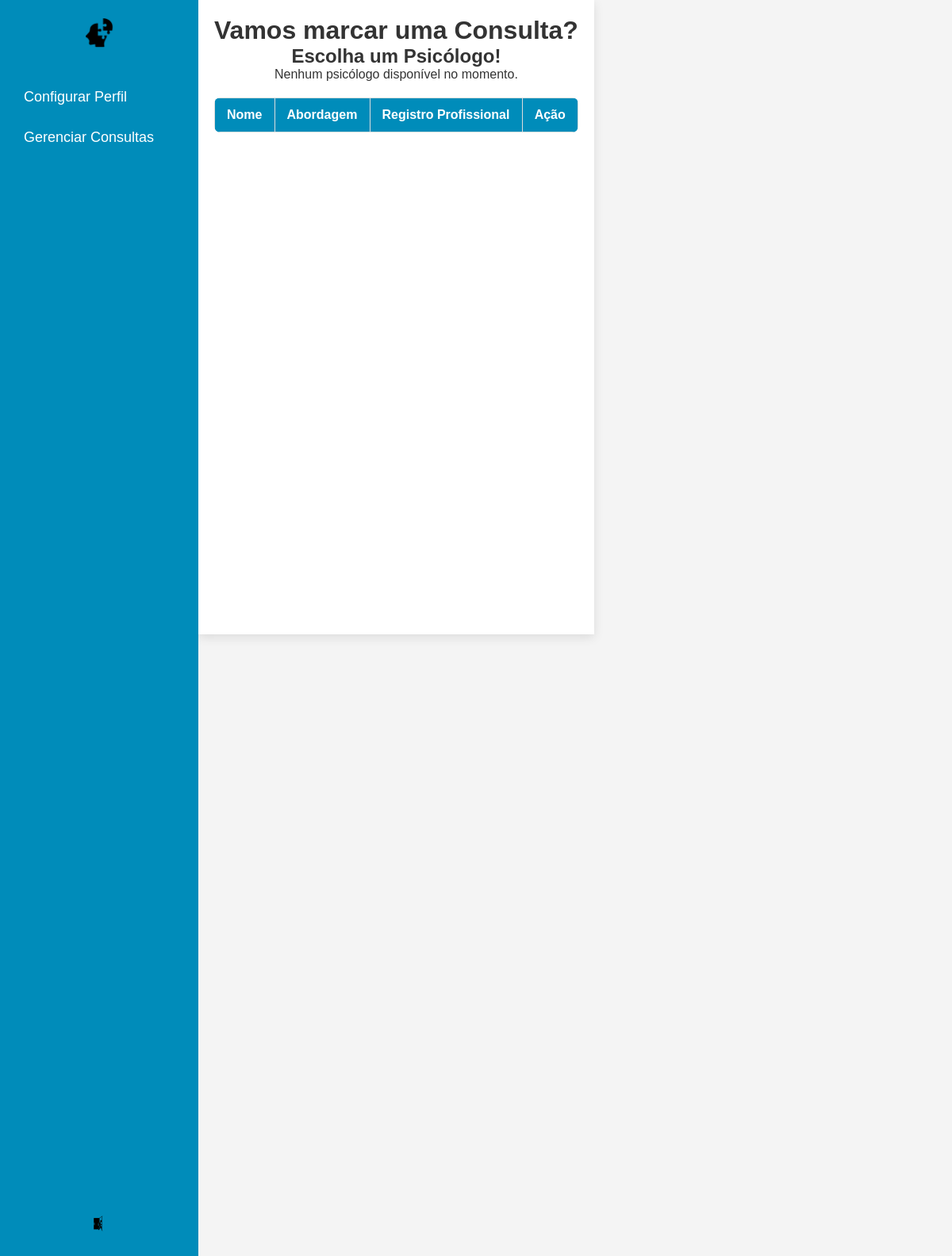
The app's page /marcar_consulta/ (signed in), older data.
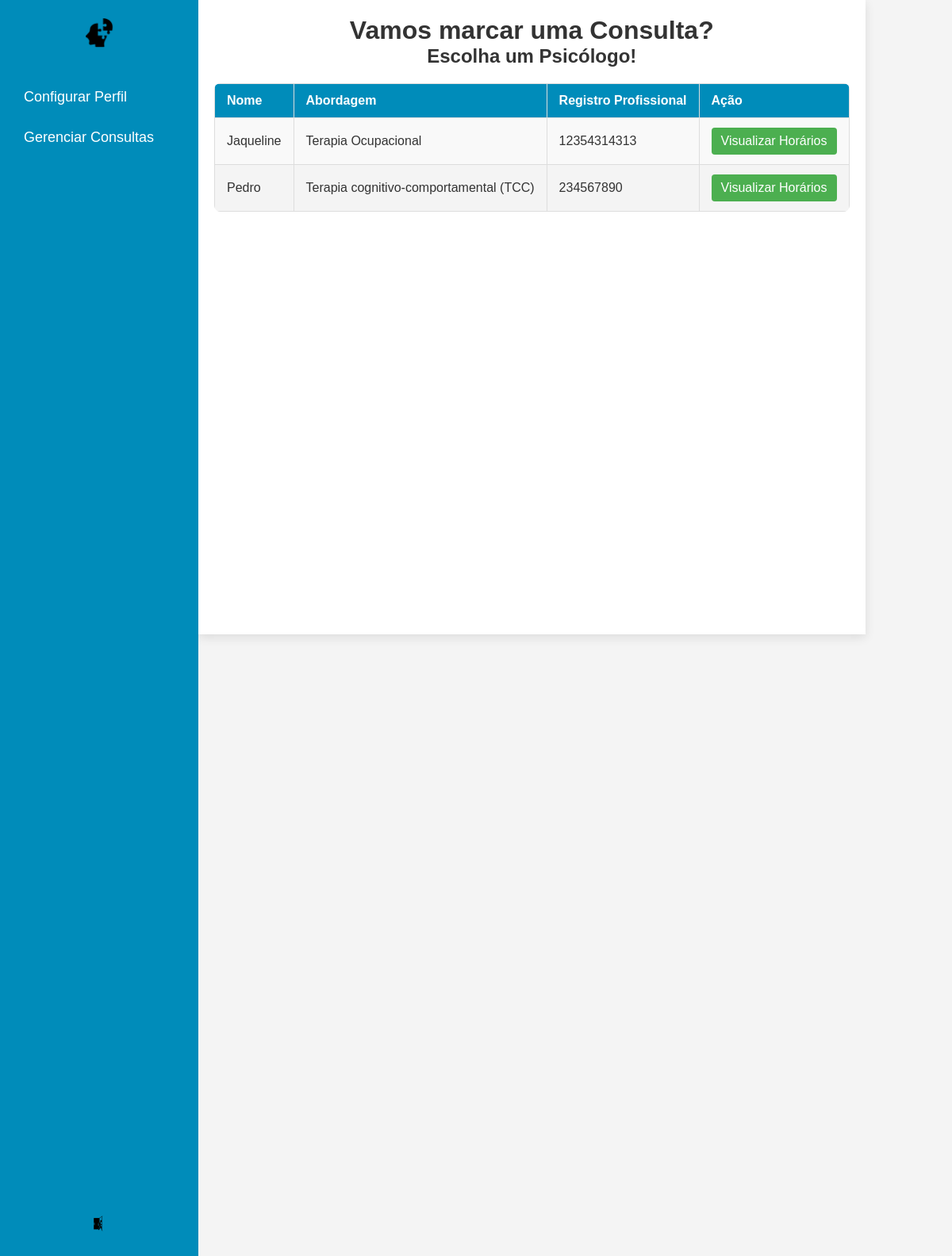
The same page, newer data.
### usuarios/models.py (models this page shows, shortened)
class Usuario(models.Model):
    nome = models.CharField(max_length=100)
    email = models.EmailField(max_length=254)
    telefone = models.CharField(max_length=15)
    senha = models.CharField(max_length=128)  # Alterado para suportar senhas hasheadas
    cpf = models.CharField(max_length=15)

class Psicologo(Usuario):
    registro_profissional = models.CharField(max_length=100)
    abordagem = models.CharField(max_length=100)

class Usuario(models.Model):
    nome = models.CharField(max_length=100)
    email = models.EmailField(max_length=254)
    telefone = models.CharField(max_length=15)
    senha = models.CharField(max_length=128)  # Alterado para suportar senhas hasheadas
    cpf = models.CharField(max_length=15)

### usuarios/views.py (the view)
# urls.py: path('marcar_consulta/', views.marcar_consulta, name='marcar_consulta'),  # URL para gerenciar consultas
@login_required
def marcar_consulta(request):
    if request.method == 'POST':
        return redirect('marcar_consulta')
    psicologos = Psicologo.objects.all()
    return render(request, 'usuarios/marcar_consulta.html', {'psicologos': psicologos})

### usuarios/templates/usuarios/marcar_consulta.html (shortened to what this page needs)
<!DOCTYPE html>
<html lang="pt-br">
<head>
    {% load static %}
    <link rel="stylesheet" href="{% static 'css/marcar_consulta.css' %}">
</head>
<body>
    <div class="sidebar" id="sidebar">
        <div class="logo">
            <a href="{% url 'dashboard' %}">
                <img src="{% static 'images/logo.png' %}" alt="Logo">
            </a>
        </div>
        <div class="sidebar-links">
            <a href="{% url 'configurar_perfil' %}">Configurar Perfil</a>
            <a href="{% url 'gerenciar_consultas' %}">Gerenciar Consultas</a>
        </div>
        <div class="logout-container">
            <a href="{% url 'logout' %}" class="logout">
                <img src="{% static 'images/sair.png' %}" alt="Sair">
            </a>
        </div>
    </div>
    <div class="main-container">
        <div class="main-content">
            <h1>Vamos marcar uma Consulta?</h1>
            <h2>Escolha um Psicólogo!</h2>
            <table class="psychologists-table">
                <thead>
                    <tr>
                        <th>Nome</th>
                        <th>Abordagem</th>
                        <th>Registro Profissional</th>
                        <th>Ação</th>
                    </tr>
                </thead>
                <tbody>
                    {% if psicologos %}
                        {% for psicologo in psicologos %}
                        <tr>
                            <td>{{ psicologo.nome }}</td>
                            <td>{{ psicologo.abordagem }}</td>
                            <td>{{ psicologo.registro_profissional }}</td>
                            <td><a href="{% url 'calendario_psicologo' psicologo.id %}" class="btn">Visualizar Horários</a></td>
                        </tr>
                        {% endfor %}
                    {% else %}
                        <p>Nenhum psicólogo disponível no momento.</p>
                    {% endif %}
                </tbody>
            </table>
        </div>
    </div>
</body>
</html>

### usuarios/static/css/marcar_consulta.css (style rules this page uses)
* { margin: 0; padding: 0; box-sizing: border-box; }
body { font-family: Arial, sans-serif; background-color: #f4f4f4; color: #333; display: flex; height: 200vh; margin: 0; }
.sidebar { width: 250px; background-color: #008CBA; color: white; position: fixed; top: 0; left: 0; bottom: 0; padding: 20px 10px; display: flex; flex-direction: column; justify-content: space-between; }
.logo a { display: block; text-align: center; margin-bottom: 30px; }
.logo img { width: 40px; height: auto; display: block; margin: 0 auto; }
.sidebar-links a { display: block; color: white; text-decoration: none; font-size: 18px; padding: 10px 20px; margin: 10px 0; transition: background-color 0.3s ease; }
.logout-container { display: flex; justify-content: center; margin-top: auto; padding-bottom: 20px; }
.logout img { width: 30px; height: auto; transition: transform 0.3s ease; }
.main-content { margin-left: 250px; padding: 20px; width: calc(100% - 250px); height: 100vh; background-color: #ffffff; overflow-y: auto; box-shadow: 0 4px 12px rgba(0, 0, 0, 0.1); display: flex; flex-direction: column; justify-content: flex-start; align-items: center; }
.psychologists-table { width: 100%; border-collapse: collapse; margin-top: 20px; background-color: #f9f9f9; border-radius: 8px; overflow: hidden; }
.psychologists-table th, .psychologists-table td { border: 1px solid #ddd; text-align: left; padding: 12px 15px; }
.psychologists-table th { background-color: #008CBA; color: white; font-weight: bold; }
.psychologists-table tr:nth-child(even) { background-color: #f4f4f4; }
.psychologists-table .btn { display: inline-block; padding: 8px 12px; background-color: #4CAF50; color: white; text-decoration: none; border-radius: 4px; transition: background-color 0.3s ease; }

Row changes from the older to the newer data that the page shows:
added Psicologo: nome "Jaqueline", abordagem "Terapia Ocupacional", registro_profissional "12354314313"
added Psicologo: nome "Pedro", abordagem "Terapia cognitivo-comportamental (TCC)", registro_profissional "234567890"
Text that changed along with them:
text no longer shown: "Nenhum psicólogo disponível no momento."
